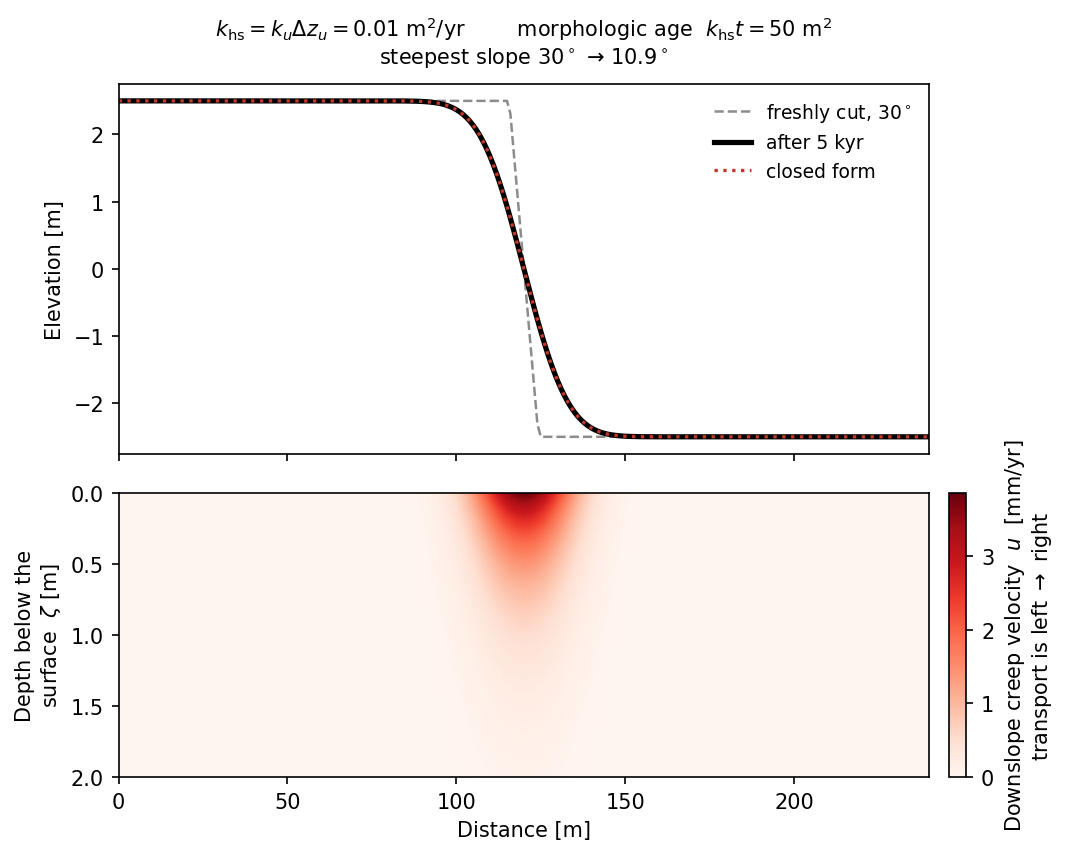

Source code (Python):
"""The fault-scarp figure: the scarp above, the creep that flattens it below.

    python3 examples/figure_scarp.py --kyr 5 --out scarp.png
"""

import argparse

import matplotlib.pyplot as plt
import numpy as np

from hillcreep import Scarp

ZETA_EFOLDINGS = 4.0        # same rule as the hillslope figure; 98.2% of the flux
N_ZETA = 121


def main():
    p = argparse.ArgumentParser(description=__doc__)
    p.add_argument("--k-u", type=float, default=0.02)
    p.add_argument("--dz-u", type=float, default=0.5)
    p.add_argument("--height", type=float, default=5.0)
    p.add_argument("--angle", type=float, default=30.0)
    p.add_argument("--kyr", type=float, default=5.0)
    p.add_argument("--out", default="scarp.png")
    a = p.parse_args()

    s = Scarp(k_u=a.k_u, dz_u=a.dz_u, height=a.height, angle=a.angle)
    s.run(a.kyr * 1e3)

    z_display = ZETA_EFOLDINGS * s.dz_u
    zeta = np.linspace(0.0, z_display, N_ZETA)
    u = s.velocity_field(zeta) * 1e3
    u_max = float(np.max(u)) or 1e-6

    fig, (ax_z, ax_u) = plt.subplots(
        2, 1, figsize=(8.4, 6.0), sharex=True,
        gridspec_kw={"height_ratios": [1.3, 1.0], "hspace": 0.12})

    ax_z.plot(s.x, s.initial_profile(), "--", color="0.55", lw=1.2,
              label="freshly cut, %.0f$^\\circ$" % a.angle)
    ax_z.plot(s.x, s.z, "k-", lw=2.5, label="after %.0f kyr" % a.kyr)
    ax_z.plot(s.x, s.analytic(), ":", color="#c0392b", lw=1.6,
              label="closed form")
    ax_z.set_ylabel("Elevation [m]")
    ax_z.legend(loc="upper right", frameon=False, fontsize=9)
    ax_z.set_title(
        r"$k_\mathrm{hs} = k_u \Delta z_u = %.4g$ m$^2$/yr"
        "        morphologic age  "
        r"$k_\mathrm{hs} t = %.0f$ m$^2$"
        "\nsteepest slope %.0f$^\\circ$ → %.1f$^\\circ$"
        % (s.k_hs, s.morphologic_age, a.angle,
           np.degrees(np.arctan(s.max_slope()))),
        fontsize=10, pad=10)

    mesh = ax_u.pcolormesh(s.x, zeta, u, cmap="Reds", shading="gouraud",
                           vmin=0.0, vmax=u_max)
    ax_u.invert_yaxis()
    ax_u.set_ylabel(r"Depth below the" "\n" r"surface  $\zeta$ [m]")
    ax_u.set_xlabel("Distance [m]")
    ax_u.set_xlim(s.x[0], s.x[-1])

    cb = fig.colorbar(mesh, ax=ax_u, pad=0.02, aspect=16)
    cb.set_label("Downslope creep velocity  $u$  [mm/yr]\n"
                 r"transport is left $\rightarrow$ right")

    ax_z.set_position([ax_z.get_position().x0, ax_z.get_position().y0,
                       ax_u.get_position().width, ax_z.get_position().height])
    fig.savefig(a.out, dpi=150, bbox_inches="tight")
    print("wrote %s" % a.out)
    print("  k_hs = %.5g m2/yr, k_hs*t = %.1f m2, slope %.0f -> %.2f deg,"
          " max |numerical - closed form| = %.2e m"
          % (s.k_hs, s.morphologic_age, a.angle,
             np.degrees(np.arctan(s.max_slope())),
             np.max(np.abs(s.z - s.analytic()))))


if __name__ == "__main__":
    main()
